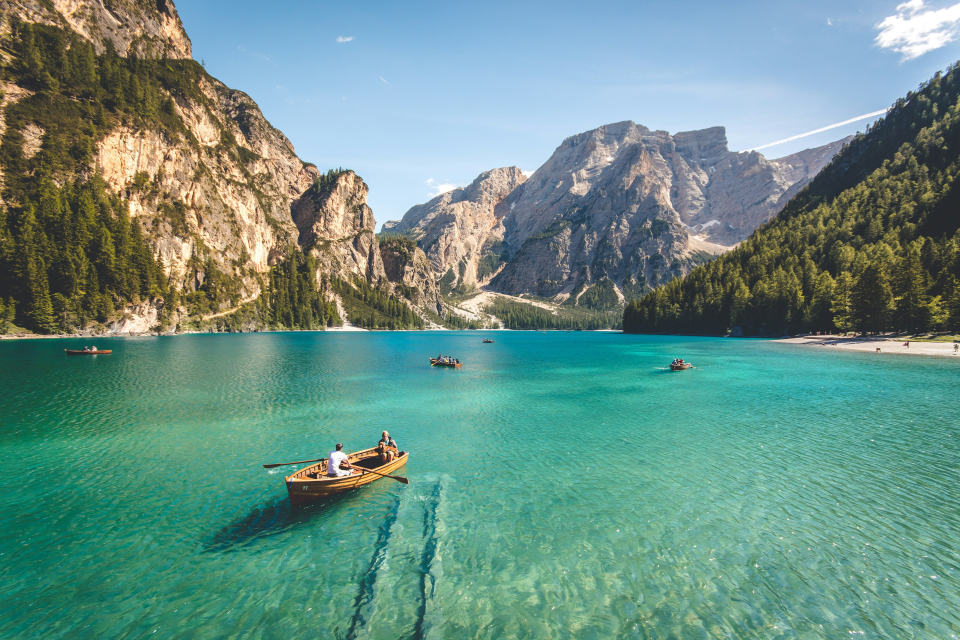
#> input picture app/src/main/assets/preset_wallpaper_4k.jpg, 3840 x 2560 px (shown at 1/4 size)
$ python fingerprint16.py ../../app/src/main/assets/preset_wallpaper_4k.jpg
#> lines starting #> are read from the running program, lines starting #| are printed output that depends on the picture; after the words box and inside, x2 and y2 are one past the last pixel; in counts of white or black regions, pixels touching at a corner belong together
"""16 张目标成片 -> 定量色彩指纹 + 跨批次一致性检验。

核心目的：区分「滤镜特征」与「场景色」。
只有跨 4 个批次（冷暖两端 + 逆光近景）都稳定成立的量，
才能作为后续分布匹配拟合的目标；否则会把场景色学进滤镜。

批次：
  A 01-05 夏日青蓝（蓝天 / 青绿裙 / 蓝绣球）
  B 06-10 秋冬暖橙（橙枫 / 落叶 / 木栏）
  C 11-15 逆光近景（暖橙虚化 / 深绿围巾 / 侧逆光）
  D 16    暖橙特写
"""
import numpy as np
from PIL import Image
import sys, os, json, glob

M = np.array([[0.4124564, 0.3575761, 0.1804375],
              [0.2126729, 0.7151522, 0.0721750],
              [0.0193339, 0.1191920, 0.9503041]])
WHITE = np.array([0.95047, 1.0, 1.08883])


def srgb_to_lab(a):
    lin = np.where(a <= 0.04045, a / 12.92, ((a + 0.055) / 1.055) ** 2.4)
    xyz = lin @ M.T
    t = xyz / WHITE
    f = np.where(t > 0.008856, np.cbrt(t), 7.787 * t + 16.0 / 116.0)
    return 116 * f[..., 1] - 16, 500 * (f[..., 0] - f[..., 1]), 200 * (f[..., 1] - f[..., 2])


def rgb_to_hsv(a):
    r, g, b = a[..., 0], a[..., 1], a[..., 2]
    mx = a.max(-1); mn = a.min(-1); d = mx - mn
    h = np.zeros_like(mx)
    mask = d > 1e-6
    idx = (mx == r) & mask; h[idx] = ((g - b)[idx] / d[idx]) % 6
    idx = (mx == g) & mask; h[idx] = ((b - r)[idx] / d[idx]) + 2
    idx = (mx == b) & mask; h[idx] = ((r - g)[idx] / d[idx]) + 4
    h = h * 60
    s = np.where(mx > 1e-6, d / np.maximum(mx, 1e-6), 0)
    return h, s, mx


def fingerprint(path):
    im = Image.open(path).convert('RGB')
    im.thumbnail((400, 600))
    a = np.asarray(im).astype(np.float64) / 255.0
    L, A, B = srgb_to_lab(a)
    h, s, v = rgb_to_hsv(a)
    flat = lambda x: x.ravel()
    Lf, Af, Bf, hf, sf, vf = map(flat, (L, A, B, h, s, v))
    chroma = np.sqrt(Af ** 2 + Bf ** 2)
    r, g, b = a[..., 0].ravel(), a[..., 1].ravel(), a[..., 2].ravel()
    Ln = Lf / 100.0

    def zone_stat(mask):
        if mask.sum() < 50:
            return dict(a=0.0, b=0.0, L=0.0, sat=0.0, n=int(mask.sum()))
        return dict(a=float(Af[mask].mean()), b=float(Bf[mask].mean()),
                    L=float(Lf[mask].mean()), sat=float(sf[mask].mean()), n=int(mask.sum()))

    dark = Ln < 0.33; mid = (Ln >= 0.33) & (Ln < 0.66); high = Ln >= 0.66

    # 8 档亮度 -> a/b 曲线（用于拟合 tone-dependent 色偏）
    octiles = []
    for k in range(8):
        m = (Ln >= k / 8) & (Ln < (k + 1) / 8)
        octiles.append(round(float(Af[m].mean()), 2) if m.sum() > 30 else 0.0)

    # 肤色（经典规则）
    skin = (r > 0.30) & (g > 0.20) & (b > 0.15) & (r > g) & (g > b) & \
           (r - g > 0.02) & ((hf < 50) | (hf > 345)) & (Lf > 30) & (Lf < 92)
    # 暖橙高光区（橙枫/落叶/暖阳，亮部暖色）——验证「不被染青」
    warm_hi = (hf >= 10) & (hf <= 60) & (sf > 0.20) & (Ln >= 0.55)
    green = (hf >= 70) & (hf <= 170) & (sf > 0.12) & (vf > 0.12)
    cyanblue = (hf >= 170) & (hf <= 250) & (sf > 0.10) & (vf > 0.12)

    def band(mask):
        if mask.sum() < 50:
            return dict(n=int(mask.sum()), hue=0.0, sat=0.0, a=0.0, b=0.0, L=0.0)
        return dict(n=int(mask.sum()), hue=float(hf[mask].mean()),
                    sat=float(sf[mask].mean()), a=float(Af[mask].mean()),
                    b=float(Bf[mask].mean()), L=float(Lf[mask].mean()))

    return dict(
        file=os.path.basename(path),
        global_L=float(Lf.mean()), L_std=float(Lf.std()),
        L_p01=float(np.percentile(Lf, 1)), L_p05=float(np.percentile(Lf, 5)),
        L_p25=float(np.percentile(Lf, 25)), L_p50=float(np.median(Lf)),
        L_p75=float(np.percentile(Lf, 75)), L_p95=float(np.percentile(Lf, 95)),
        L_p99=float(np.percentile(Lf, 99)),
        clip_white=float((vf > 0.985).mean()), clip_black=float((vf < 0.02).mean()),
        mean_a=float(Af.mean()), mean_b=float(Bf.mean()),
        mean_sat=float(sf.mean()), mean_chroma=float(chroma.mean()),
        dark=zone_stat(dark), mid=zone_stat(mid), high=zone_stat(high),
        a_octiles=octiles,
        skin=band(skin), warm_hi=band(warm_hi), green=band(green), cyanblue=band(cyanblue),
    )


def aggregate(fps, label):
    keys = ['global_L', 'L_std', 'L_p01', 'L_p05', 'L_p25', 'L_p50', 'L_p75', 'L_p95',
            'L_p99', 'clip_white', 'clip_black', 'mean_a', 'mean_b', 'mean_sat', 'mean_chroma']
    out = {'label': label, 'n': len(fps)}
    for k in keys:
        out[k] = round(float(np.mean([f[k] for f in fps])), 3)
    for z in ['dark', 'mid', 'high']:
        out[z] = {kk: round(float(np.mean([f[z][kk] for f in fps])), 3)
                  for kk in ['a', 'b', 'L', 'sat']}
    for bn in ['skin', 'warm_hi', 'green', 'cyanblue']:
        valid = [f for f in fps if f[bn]['n'] > 100]
        out[bn] = {kk: round(float(np.mean([f[bn][kk] for f in valid])), 3)
                   for kk in ['hue', 'sat', 'a', 'b', 'L']} if valid else None
    out['a_octiles'] = [round(float(np.mean([f['a_octiles'][k] for f in fps])), 2)
                        for k in range(8)]
    # 暗-亮 a 梯度（负 = 暗部相对更偏青/绿）
    out['dark_minus_high_a'] = round(out['dark']['a'] - out['high']['a'], 3)
    return out


BATCH = {}
for i in range(1, 17):
    if i <= 5:   BATCH[i] = 'A'
    elif i <= 10: BATCH[i] = 'B'
    elif i <= 15: BATCH[i] = 'C'
    else:         BATCH[i] = 'D'

if __name__ == '__main__':
    paths = sys.argv[1:] or sorted(glob.glob('/workspace/待分析照片/[0-9][0-9]_*.jpg'))
    fps = [fingerprint(p) for p in paths]
#> in fingerprint, im is the input picture: PIL image 3840x2560 RGB; mean R, G, B 105.3, 143.9, 134
#> in rgb_to_hsv, `mx = a.max(-1)`:
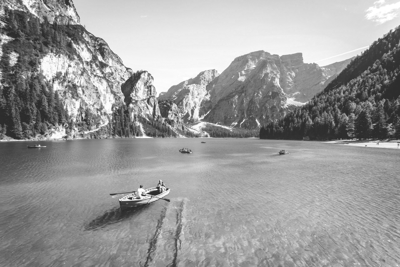
#> mx: shape (267, 400) float64; min 0.145, max 1, mean 0.607
#> in rgb_to_hsv, `mn = a.min(-1)`:
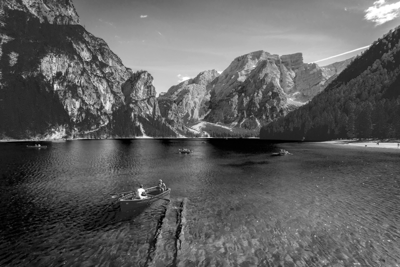
#> mn: shape (267, 400) float64; min 0, max 1, mean 0.37
#> in rgb_to_hsv, `d = mx - mn`:
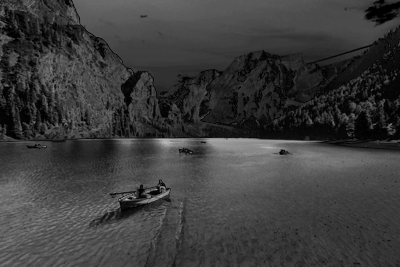
#> d: shape (267, 400) float64; min 0, max 0.722, mean 0.237
#> in rgb_to_hsv, `mask = d > 1e-6`:
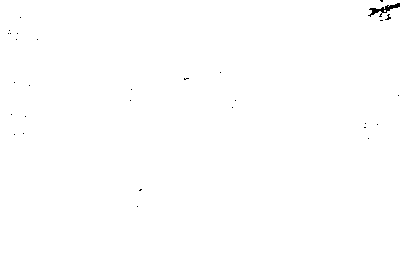
#> mask: shape (267, 400) bool; 99.8% white; 30 black regions (29 under 20 px), largest, box (x1, y1, x2, y2) and area: (368, 3, 400, 17) 144
#> in rgb_to_hsv, `idx = (mx == r) & mask`: idx: shape (267, 400) bool; 22% white; 137 white regions (121 under 20 px), largest, box (x1, y1, x2, y2) and area: (0, 0, 239, 142) 18340, (260, 61, 400, 135) 3095, (119, 180, 170, 211) 622
#> in rgb_to_hsv, `idx = (mx == g) & mask`: idx: shape (267, 400) bool; 49.3% white; 377 white regions (345 under 20 px), largest, box (x1, y1, x2, y2) and area: (0, 136, 400, 267) 47251, (202, 100, 349, 138) 1400, (317, 56, 400, 117) 943
#> in rgb_to_hsv, `idx = (mx == b) & mask`:
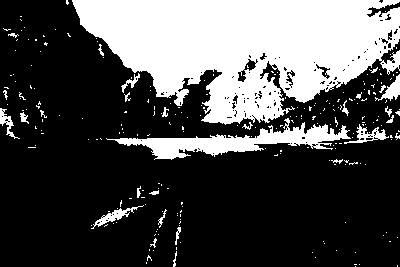
#> idx: shape (267, 400) bool; 30.1% white; 239 white regions (211 under 20 px), largest, box (x1, y1, x2, y2) and area: (72, 0, 400, 125) 26446, (106, 118, 351, 160) 3338, (344, 124, 389, 144) 291
#> in rgb_to_hsv, `h[idx] = (r - g)[idx] / d[idx] + 4`:
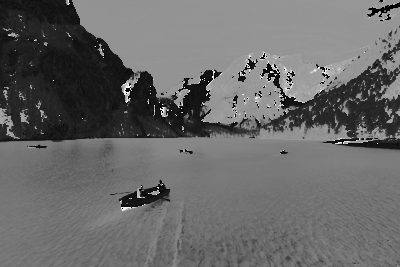
#> h: shape (267, 400) float64; min 0, max 5.94, mean 2.44; drawn with min black and max white
#> in rgb_to_hsv, `s = np.where(mx > 1e-6, d / np.maximum(mx, 1e-6), 0)`:
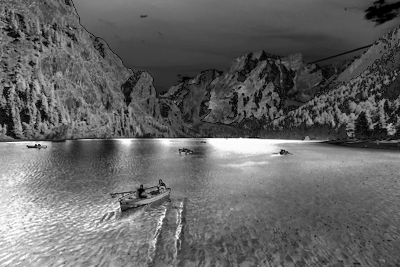
#> s: shape (267, 400) float64; min 0, max 1, mean 0.396
#> after the loop in fingerprint, `for k in range(8):`: octiles = [0, -1.62, -5.24, -14.36, -20.56, -17.49, -3.13, -1.67]
#> fps = 1 item
    groups = {'A_夏日青蓝': [], 'B_秋冬暖橙': [], 'C_逆光近景': [], 'D_暖橙特写': []}
    for f in fps:
#> (the run stopped early here; a loop or call above may not have finished)
